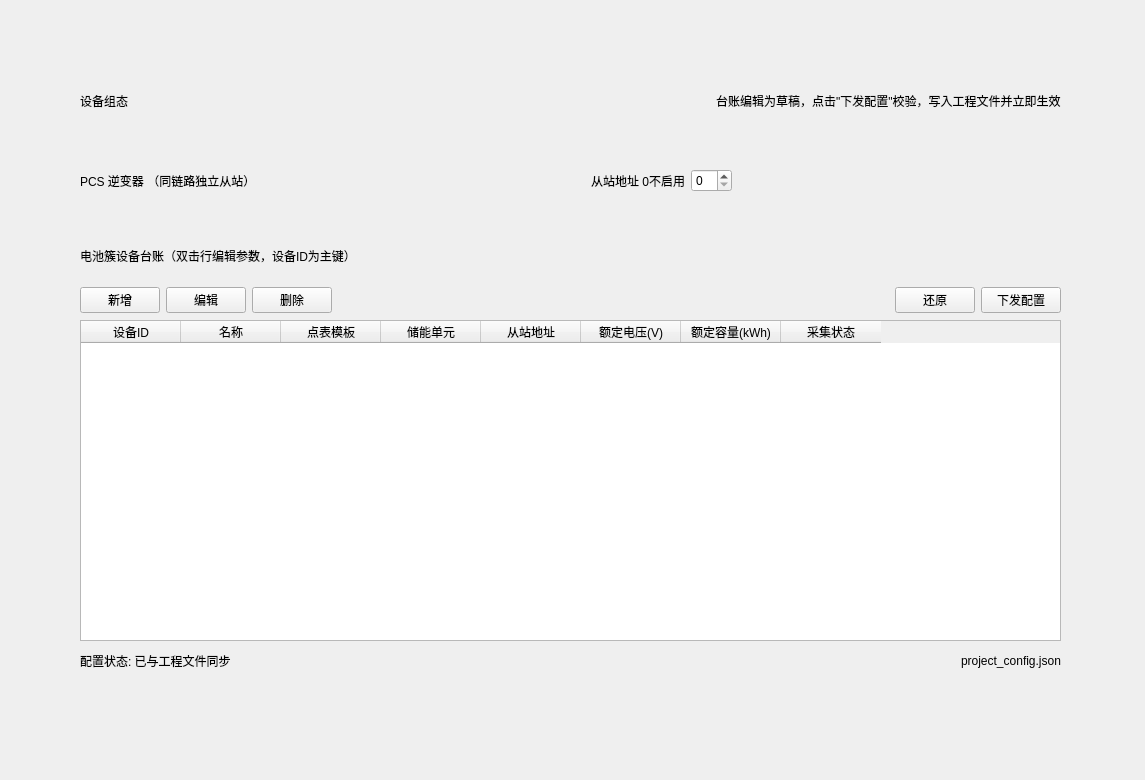
<?xml version="1.0" encoding="UTF-8"?>
<ui version="4.0">
 <class>DeviceConfig</class>
 <widget class="QWidget" name="DeviceConfig">
  <property name="geometry">
   <rect>
    <x>0</x>
    <y>0</y>
    <width>1145</width>
    <height>780</height>
   </rect>
  </property>
  <property name="windowTitle">
   <string>Form</string>
  </property>
  <widget class="QWidget" name="layoutWidget">
   <property name="geometry">
    <rect>
     <x>80</x>
     <y>160</y>
     <width>981</width>
     <height>41</height>
    </rect>
   </property>
   <layout class="QHBoxLayout" name="panelPcs">
    <item>
     <widget class="QLabel" name="lblPcsTitle">
      <property name="text">
       <string>PCS 逆变器 （同链路独立从站）</string>
      </property>
     </widget>
    </item>
    <item>
     <spacer name="spPcs1">
      <property name="orientation">
       <enum>Qt::Orientation::Horizontal</enum>
      </property>
      <property name="sizeHint" stdset="0">
       <size>
        <width>40</width>
        <height>20</height>
       </size>
      </property>
     </spacer>
    </item>
    <item>
     <widget class="QLabel" name="lblPcsSlave">
      <property name="text">
       <string>从站地址 0不启用</string>
      </property>
     </widget>
    </item>
    <item>
     <widget class="QSpinBox" name="spinPcsSlave">
      <property name="enabled">
       <bool>true</bool>
      </property>
     </widget>
    </item>
    <item>
     <spacer name="spPcs2">
      <property name="orientation">
       <enum>Qt::Orientation::Horizontal</enum>
      </property>
      <property name="sizeHint" stdset="0">
       <size>
        <width>40</width>
        <height>20</height>
       </size>
      </property>
     </spacer>
    </item>
   </layout>
  </widget>
  <widget class="QLabel" name="lblDevTitle">
   <property name="geometry">
    <rect>
     <x>80</x>
     <y>240</y>
     <width>391</width>
     <height>31</height>
    </rect>
   </property>
   <property name="text">
    <string>电池簇设备台账（双击行编辑参数，设备ID为主键）</string>
   </property>
  </widget>
  <widget class="QWidget" name="layoutWidget_2">
   <property name="geometry">
    <rect>
     <x>80</x>
     <y>640</y>
     <width>981</width>
     <height>41</height>
    </rect>
   </property>
   <layout class="QHBoxLayout" name="hboxState">
    <item>
     <widget class="QLabel" name="lblState">
      <property name="text">
       <string>配置状态: 已与工程文件同步</string>
      </property>
     </widget>
    </item>
    <item>
     <spacer name="spState_2">
      <property name="orientation">
       <enum>Qt::Orientation::Horizontal</enum>
      </property>
      <property name="sizeHint" stdset="0">
       <size>
        <width>40</width>
        <height>20</height>
       </size>
      </property>
     </spacer>
    </item>
    <item>
     <widget class="QLabel" name="lblStatePath">
      <property name="text">
       <string>project_config.json</string>
      </property>
     </widget>
    </item>
   </layout>
  </widget>
  <widget class="QTableWidget" name="deviceTable">
   <property name="geometry">
    <rect>
     <x>80</x>
     <y>320</y>
     <width>981</width>
     <height>321</height>
    </rect>
   </property>
   <column>
    <property name="text">
     <string>设备ID</string>
    </property>
   </column>
   <column>
    <property name="text">
     <string>名称</string>
    </property>
   </column>
   <column>
    <property name="text">
     <string>点表模板</string>
    </property>
   </column>
   <column>
    <property name="text">
     <string>储能单元</string>
    </property>
   </column>
   <column>
    <property name="text">
     <string>从站地址</string>
    </property>
   </column>
   <column>
    <property name="text">
     <string>额定电压(V)</string>
    </property>
   </column>
   <column>
    <property name="text">
     <string>额定容量(kWh)</string>
    </property>
   </column>
   <column>
    <property name="text">
     <string>采集状态</string>
    </property>
   </column>
  </widget>
  <widget class="QWidget" name="">
   <property name="geometry">
    <rect>
     <x>80</x>
     <y>280</y>
     <width>981</width>
     <height>41</height>
    </rect>
   </property>
   <layout class="QHBoxLayout" name="hboxDevBtns">
    <item>
     <widget class="QPushButton" name="btnAddDevice">
      <property name="text">
       <string>新增</string>
      </property>
     </widget>
    </item>
    <item>
     <widget class="QPushButton" name="btnEditDevice">
      <property name="text">
       <string>编辑</string>
      </property>
     </widget>
    </item>
    <item>
     <widget class="QPushButton" name="btnRemoveDevice">
      <property name="text">
       <string>删除</string>
      </property>
     </widget>
    </item>
    <item>
     <spacer name="spDevBtns">
      <property name="orientation">
       <enum>Qt::Orientation::Horizontal</enum>
      </property>
      <property name="sizeHint" stdset="0">
       <size>
        <width>40</width>
        <height>20</height>
       </size>
      </property>
     </spacer>
    </item>
    <item>
     <widget class="QPushButton" name="btnRevert">
      <property name="text">
       <string>还原</string>
      </property>
     </widget>
    </item>
    <item>
     <widget class="QPushButton" name="btnApply">
      <property name="text">
       <string>下发配置</string>
      </property>
     </widget>
    </item>
   </layout>
  </widget>
  <widget class="QWidget" name="">
   <property name="geometry">
    <rect>
     <x>80</x>
     <y>80</y>
     <width>981</width>
     <height>41</height>
    </rect>
   </property>
   <layout class="QHBoxLayout" name="hboxTitle">
    <item>
     <widget class="QLabel" name="lblPageInfo">
      <property name="text">
       <string>设备组态</string>
      </property>
     </widget>
    </item>
    <item>
     <spacer name="spState">
      <property name="orientation">
       <enum>Qt::Orientation::Horizontal</enum>
      </property>
      <property name="sizeHint" stdset="0">
       <size>
        <width>40</width>
        <height>20</height>
       </size>
      </property>
     </spacer>
    </item>
    <item>
     <widget class="QLabel" name="lblPageTitle">
      <property name="text">
       <string>台账编辑为草稿，点击&quot;下发配置&quot;校验，写入工程文件并立即生效</string>
      </property>
     </widget>
    </item>
   </layout>
  </widget>
 </widget>
 <resources/>
 <connections/>
</ui>
